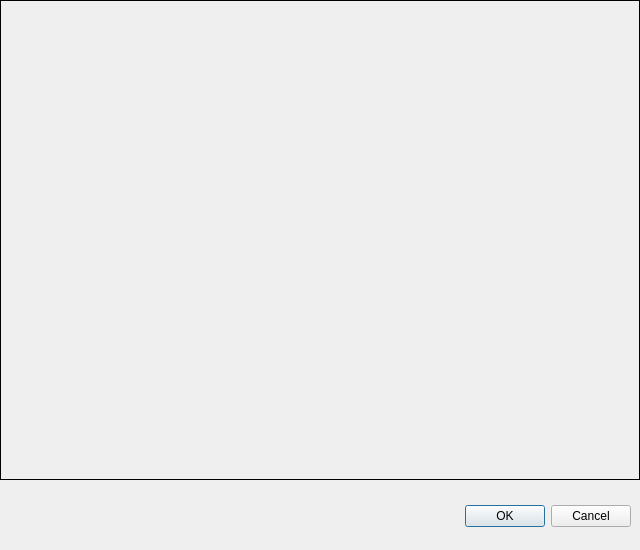
<?xml version="1.0" encoding="UTF-8"?>
<ui version="4.0">
 <class>OutlineDialog</class>
 <widget class="QDialog" name="OutlineDialog">
  <property name="geometry">
   <rect>
    <x>0</x>
    <y>0</y>
    <width>640</width>
    <height>550</height>
   </rect>
  </property>
  <property name="windowTitle">
   <string>Dialog</string>
  </property>
  <widget class="QDialogButtonBox" name="buttonBox">
   <property name="geometry">
    <rect>
     <x>290</x>
     <y>500</y>
     <width>341</width>
     <height>32</height>
    </rect>
   </property>
   <property name="orientation">
    <enum>Qt::Horizontal</enum>
   </property>
   <property name="standardButtons">
    <set>QDialogButtonBox::Cancel|QDialogButtonBox::Ok</set>
   </property>
  </widget>
  <widget class="QLabel" name="outlineLbl">
   <property name="geometry">
    <rect>
     <x>0</x>
     <y>0</y>
     <width>640</width>
     <height>480</height>
    </rect>
   </property>
   <property name="autoFillBackground">
    <bool>true</bool>
   </property>
   <property name="frameShape">
    <enum>QFrame::Box</enum>
   </property>
   <property name="text">
    <string/>
   </property>
  </widget>
 </widget>
 <resources/>
 <connections>
  <connection>
   <sender>buttonBox</sender>
   <signal>accepted()</signal>
   <receiver>OutlineDialog</receiver>
   <slot>accept()</slot>
   <hints>
    <hint type="sourcelabel">
     <x>248</x>
     <y>254</y>
    </hint>
    <hint type="destinationlabel">
     <x>157</x>
     <y>274</y>
    </hint>
   </hints>
  </connection>
  <connection>
   <sender>buttonBox</sender>
   <signal>rejected()</signal>
   <receiver>OutlineDialog</receiver>
   <slot>reject()</slot>
   <hints>
    <hint type="sourcelabel">
     <x>316</x>
     <y>260</y>
    </hint>
    <hint type="destinationlabel">
     <x>286</x>
     <y>274</y>
    </hint>
   </hints>
  </connection>
 </connections>
</ui>
